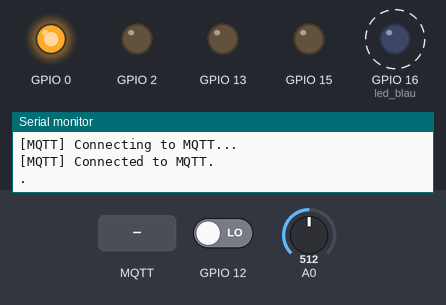
The sketch below on a simulated ESP8266 (NodeMCU). Shown: output pins drawn as LEDs (lit = HIGH), the last lines printed to the serial monitor. Dashed ring = blinking. Inputs (shaded band) come from the test bench; at power-on: GPIO 12 LOW, A0 = 512. WiFi joins after 1.5 s; servers stay silent unless stated; no MQTT or app messages arrive unless stated.

Above: at 3.3 s.
3.4 s: MQTT message "Q13set" arrives on the first subscribed topic
At 3.9 s:
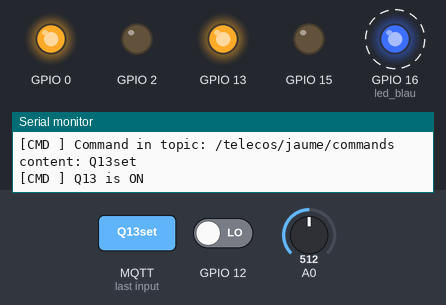
10.4 s: MQTT message "Q13reset" arrives on the first subscribed topic
At 11.0 s:
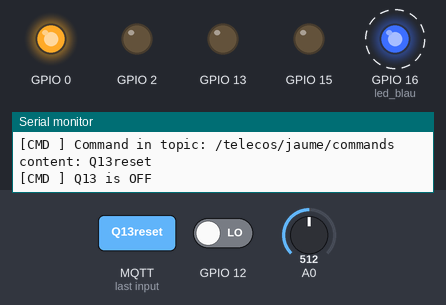
Timing chart, 0 to 19.9 s (numbered marks = the images above; inputs shaded):
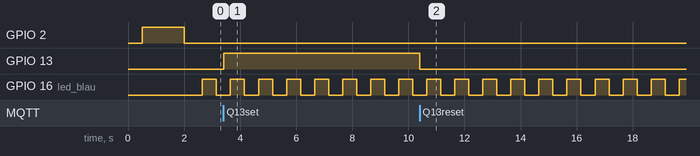

Measured:
- after the input at 3.4 s, GPIO 13: LOW → HIGH at once
- after the input at 10.4 s, GPIO 13: HIGH → LOW at once
- by itself, GPIO 16 (led_blau): alternates HIGH for 0.50 s and LOW for 0.50 s

The sketch:

20_asyncMQTT-telecos.ino
```cpp
//20_asyncMQTT-telecos.ino
//curs hivern 2022 telecos.cat
//jnogues@gmail.com
//asyncmqtt


#include <ESP8266WiFi.h>
#include <Ticker.h>
#include <AsyncMqttClient.h>
#include <Blynk.h>
BlynkTimer taskScheduler;//organitzador de tasques

#define led_blau 16
#define WIFI_SSID     "xxxxxxxxxxxx"
#define WIFI_PASSWORD "xxxxxxxxxxxx"

#define MQTT_HOST IPAddress(5, 196, 88, 155)
#define MQTT_PORT 1883

#define TOPIC1  "/telecos/jaume/uT"         //Per publicar dades
#define TOPIC2  "/telecos/jaume/boot"       //Per publicar dades
#define TOPIC3  "/telecos/jaume/outputs"    //Per publicar dades
#define TOPIC4  "/telecos/jaume/a0"         //Per publicar dades
#define TOPIC5  "/telecos/jaume/inputs"     //Per publicar dades
#define TOPIC10 "/telecos/jaume/commands"   //Per rebre comandaments

AsyncMqttClient mqttClient;
Ticker mqttReconnectTimer;

WiFiEventHandler wifiConnectHandler;
WiFiEventHandler wifiDisconnectHandler;
Ticker wifiReconnectTimer;

boolean stateGPIO16=0;
boolean stateGPIO0=0;
boolean prevstateGPIO0=0;
//boolean stateGPIO2=0;     //GPIO2 is used for wifi stat led
//boolean prevstateGPIO2=0;
boolean stateGPIO13=0;
boolean prevstateGPIO13=0;
boolean stateGPIO12=0;
boolean prevstateGPIO12=0;
boolean stateGPIO14=0;
boolean prevstateGPIO14=0;

void setup() {
  Serial.begin(115200);
  delay(500);
  Serial.println(" ");
  Serial.println(" ");
  Serial.println("[boot] telecos.cat");
  Serial.println("[boot] 20_asyncMQTT-telecos.ino");

  pinMode(0, OUTPUT);
  digitalWrite(0,HIGH);
  pinMode(2, OUTPUT);
  digitalWrite(2,HIGH);
  pinMode(13, OUTPUT);
  digitalWrite(13,LOW);
  pinMode(15, OUTPUT);
  digitalWrite(15,LOW);
  pinMode(4, INPUT);
  pinMode(5, INPUT);
  pinMode(12, INPUT);
  pinMode(14, INPUT);
  pinMode(led_blau, OUTPUT);


  // Configurem CallBacks MQTT
  wifiConnectHandler = WiFi.onStationModeGotIP(onWifiConnect);
  wifiDisconnectHandler = WiFi.onStationModeDisconnected(onWifiDisconnect);
  mqttClient.onConnect(onMqttConnect);
  mqttClient.onDisconnect(onMqttDisconnect);
  mqttClient.onSubscribe(onMqttSubscribe);
  mqttClient.onUnsubscribe(onMqttUnsubscribe);
  mqttClient.onMessage(onMqttMessage);
  mqttClient.onPublish(onMqttPublish);
  mqttClient.setServer(MQTT_HOST, MQTT_PORT);

  // Connectem al Wifi
  connectToWifi();


  taskScheduler.setInterval(500L,   toggleLed);            //tasca 1
  taskScheduler.setInterval(10000L, publishUpTime);        //tasca 2
  taskScheduler.setInterval(5000L,  publishA0);            //tasca 3
  taskScheduler.setInterval(300L,   checkInputsOutputs);   //tasca 4
}

void loop()
{
  taskScheduler.run();
}

//***********************TASQUES***********************

// tasca 1
void toggleLed()
{
  digitalWrite(led_blau, !digitalRead(led_blau));
}

// tasca 2
void publishUpTime()
{
  //unsigned long upTime = millis()/1000; //seconds
  //String payload = String(upTime);
  //mqttClient.publish(TOPIC1, 0, true, (char*)payload.c_str()); //QOS 0
  PublishMqtt(TOPIC1, millis()/1000);
}

// tasca 3
void publishA0()
{
  unsigned int analogA0=analogRead(A0);
  Serial.print("[ANG0] ");
  Serial.println(analogA0);
  PublishMqtt(TOPIC4, analogA0);
}

// tasca 4
void checkInputsOutputs()
{
// input GPIO12
  stateGPIO12=digitalRead(12);
  if (stateGPIO12!=prevstateGPIO12)
  {
    if (stateGPIO12==0) mqttClient.publish(TOPIC5, 0, true, "I12off");;
    if (stateGPIO12==1) mqttClient.publish(TOPIC5, 0, true, "I12on");;
  }
  prevstateGPIO12=stateGPIO12;
}


//********************** Callbacks i Funcions ************************
void connectToWifi() {
  Serial.print("[WIFI] Connecting to Wi-Fi...");
  WiFi.begin(WIFI_SSID, WIFI_PASSWORD);
  delay(150);
  while (WiFi.status() != WL_CONNECTED)
  {
     delay(500);
     Serial.print('.');
  }
  WiFi.setAutoConnect(true);
  WiFi.setAutoReconnect(true);
  Serial.println(" ");
}


void connectToMqtt() {
  Serial.println("[MQTT] Connecting to MQTT...");
  mqttClient.connect();
}

void onWifiConnect(const WiFiEventStationModeGotIP& event) {
  digitalWrite(2, LOW); //wifi ok, turn on led GPIO2
  Serial.println(" ");
  Serial.println("[WIFI] Connected to Wi-Fi.");
  Serial.print("[WIFI] Iniciado STA:\t");
  Serial.println(WIFI_SSID);
  Serial.print("[WIFI] IP address:\t");
  Serial.println(WiFi.localIP());
  connectToMqtt();
}

void onWifiDisconnect(const WiFiEventStationModeDisconnected& event) {
  digitalWrite(2, HIGH); //wifi ko, turn off led GPIO2
  Serial.println("[WIFI] Disconnected from Wi-Fi.");
  mqttReconnectTimer.detach(); // ensure we don't reconnect to MQTT while reconnecting to Wi-Fi
  //wifiReconnectTimer.once(2, connectToWifi);
}

void onMqttConnect(bool sessionPresent) {
  Serial.println("[MQTT] Connected to MQTT.");
  mqttClient.publish(TOPIC2, 0, true, "******* CONNECTED!! *******");
  //Serial.print("[MQTT] Session present: ");
  //Serial.println(sessionPresent);
  uint16_t packetIdSub = mqttClient.subscribe(TOPIC10, 0);
  //Serial.print("[MQTT] Subscribing at QoS 0, packetId: ");
  //Serial.println(packetIdSub);
  //mqttClient.publish("/telecos/jaume/test", 0, true, "test 1");
  //Serial.println("[MQTT] Publishing at QoS 0");
  //uint16_t packetIdPub1 = mqttClient.publish("/telecos/jaume/test", 0, true, "test 2");
  //Serial.print("[MQTT] Publishing at QoS 0, packetId: ");
  //Serial.println(packetIdPub1);
  //uint16_t packetIdPub2 = mqttClient.publish("/telecos/jaume/test", 0, true, "test 3");
  //Serial.print("[MQTT] Publishing at QoS 0, packetId: ");
  //Serial.println(packetIdPub2);
}

void onMqttDisconnect(AsyncMqttClientDisconnectReason reason) {
  Serial.println("[MQTT] Disconnected from MQTT.");

  if (WiFi.isConnected()) {
    mqttReconnectTimer.once(2, connectToMqtt);
  }
}

void onMqttSubscribe(uint16_t packetId, uint8_t qos) {
  Serial.print("[MQTT] Subscribed to ");
  Serial.println(TOPIC10);
  //Serial.print(" packetId: ");
  //Serial.println(packetId);
  //Serial.print(" qos: ");
  //Serial.println(qos);
}

void onMqttUnsubscribe(uint16_t packetId) {
  Serial.println("[MQTT] Unsubscribe acknowledged.");
  Serial.print("  packetId: ");
  Serial.println(packetId);
}

void onMqttMessage(char* topic, char* payload, AsyncMqttClientMessageProperties properties, size_t len, size_t index, size_t total) {
  Serial.print("[CMD ] Command in");
  Serial.print(" topic: ");
  Serial.print(topic);
  Serial.print(" content: ");
  String content = GetPayloadContent(payload, len);
  Serial.print(content);
  Serial.println();
  //Serial.print("[MQTT]   qos: ");
  //Serial.println(properties.qos);
  //Serial.print("  dup: ");
  //Serial.println(properties.dup);
  //Serial.print("[MQTT]   retain: ");
  //Serial.println(properties.retain);
  //Serial.print("[MQTT]   len: ");
  //Serial.println(len);
  //Serial.print("[MQTT]   index: ");
  //Serial.println(index);
  //Serial.print("[MQTT]   total: ");
  //Serial.println(total);

  //******************Interpreto i executo comandaments************************

  //Q13
  if (content == "Q13set")
  {
    digitalWrite(13, HIGH);
    mqttClient.publish(TOPIC3, 0, true, "Q13on");
    Serial.println("[CMD ] Q13 is ON");
  }
  else if(content == "Q13reset")
  {
    digitalWrite(13, LOW);
    mqttClient.publish(TOPIC3, 0, true, "Q13off");
    Serial.println("[CMD ] Q13 is OFF");
  }
  else if(content == "Q13tog")
  {
    digitalWrite(13, !digitalRead(13));
    if (digitalRead(13) == true)
    {
      Serial.println("[CMD ] Q13 is ON");
      mqttClient.publish(TOPIC3, 0, true, "Q13on");
    }
    if (digitalRead(13) == false)
    {
      Serial.println("[CMD ] Q13 is OFF");
      mqttClient.publish(TOPIC3, 0, true, "Q13off");
    }
  }

 //********************************************************************
}

void onMqttPublish(uint16_t packetId) {
  Serial.println("[MQTT] Publish acknowledged.");
  Serial.print("  packetId: ");
  Serial.println(packetId);
}

String GetPayloadContent(char* data, size_t len)
{
  String content = "";
  for(size_t i = 0; i < len; i++)
  {
    content.concat(data[i]);
  }
  return content;
}


void PublishMqtt(char* topic, unsigned long data)
{
  String payload = String(data);
  mqttClient.publish(topic, 0, true, (char*)payload.c_str());
}
```
